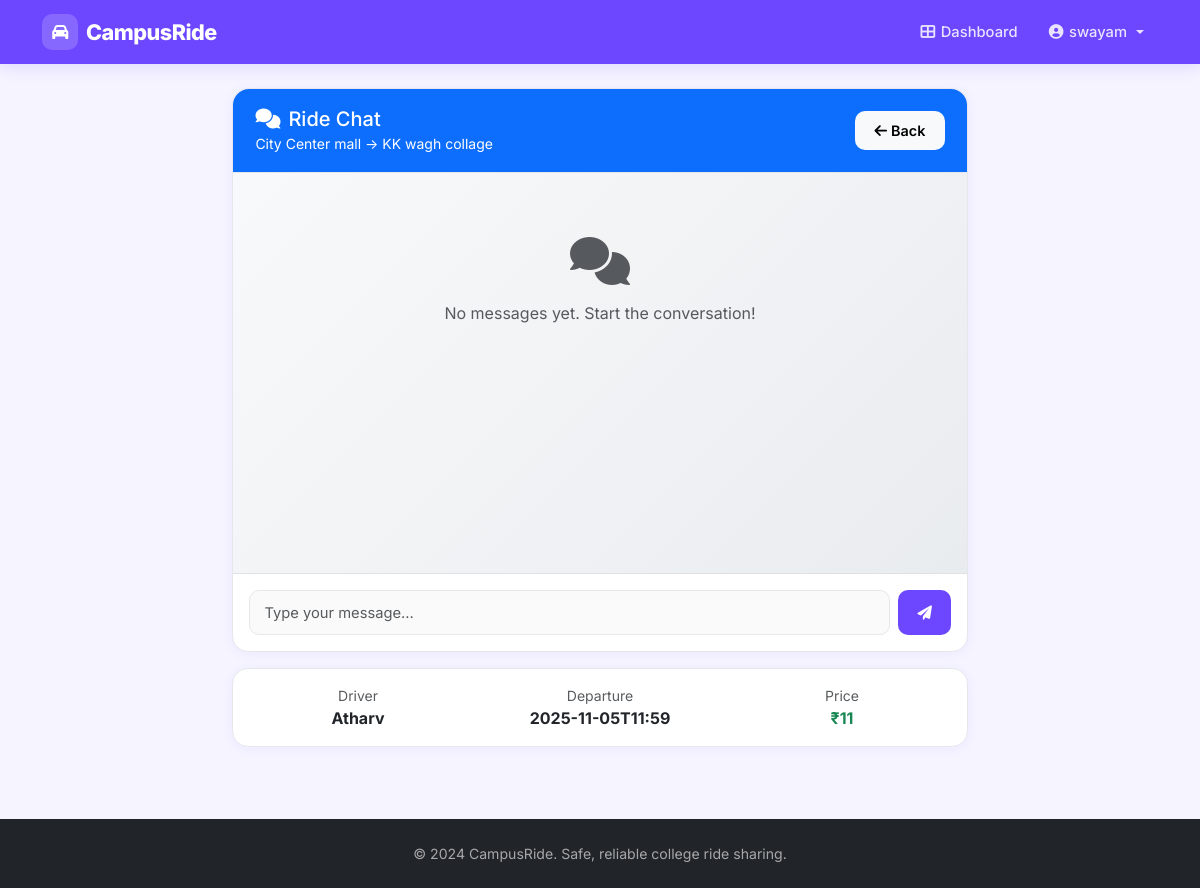
Screenshot of /chat/4 (signed in) with the database file from the repository.
### tables this page shows
CREATE TABLE bookings (
            id INTEGER PRIMARY KEY AUTOINCREMENT,
            ride_id INTEGER NOT NULL,
            passenger_email TEXT NOT NULL,
            passenger_name TEXT NOT NULL,
            booked_at TEXT NOT NULL, pickup_location TEXT, dropoff_location TEXT, amount_paid DECIMAL(10,2) DEFAULT 0.00, payment_status TEXT DEFAULT "pending",
            FOREIGN KEY (ride_id) REFERENCES rides (id),
            FOREIGN KEY (passenger_email) REFERENCES users (email)
        );

CREATE TABLE rides (
            id INTEGER PRIMARY KEY AUTOINCREMENT,
            driver_email TEXT NOT NULL,
            driver_name TEXT NOT NULL,
            origin TEXT NOT NULL,
            destination TEXT NOT NULL,
            departure_time TEXT NOT NULL,
            seats_available INTEGER NOT NULL,
            created_at TEXT NOT NULL, price_per_seat DECIMAL(10,2) DEFAULT 0.00, route_waypoints TEXT, ride_status TEXT DEFAULT "active", completed_at TEXT, distance_km DECIMAL(5,2) DEFAULT 0.00,
            FOREIGN KEY (driver_email) REFERENCES users (email)
        );

### app.py (the view)
@app.route('/chat/<int:ride_id>')
def chat(ride_id):
    if 'email' not in session:
        flash('You must be logged in to chat.', 'error')
        return redirect(url_for('login'))
    conn = get_db_connection()
    ride = conn.execute('SELECT * FROM rides WHERE id = ?', (ride_id,)).fetchone()
    if not ride:
        conn.close()
        flash('Ride not found.', 'error')
        return redirect(url_for('dashboard'))
    is_driver = ride['driver_email'] == session['email']
    is_passenger = conn.execute('SELECT * FROM bookings WHERE ride_id = ? AND passenger_email = ?',
                               (ride_id, session['email'])).fetchone() is not None
    if not (is_driver or is_passenger):
        conn.close()
        flash('You are not part of this ride.', 'error')
        return redirect(url_for('dashboard'))
    messages = conn.execute('''
        SELECT * FROM chat_messages WHERE ride_id = ? ORDER BY timestamp ASC
    ''', (ride_id,)).fetchall()
    conn.close()
    return render_template('chat.html', ride=dict(ride), messages=[dict(m) for m in messages])

### app.py (called while the page is built)
def get_db_connection():
    conn = sqlite3.connect(DATABASE)
    conn.row_factory = sqlite3.Row
    return conn

### templates/chat.html (shortened to what this page needs)
{% extends "layout.html" %}
{% block content %}
<div class="container py-4">
    <div class="row justify-content-center">
        <div class="col-md-8">
            <div class="card">
                <div class="card-header bg-primary text-white">
                    <div class="d-flex justify-content-between align-items-center">
                        <div>
                            <h5 class="mb-0">
                                <i class="fas fa-comments me-2"></i>Ride Chat
                            </h5>
                            <small>{{ ride.origin }} → {{ ride.destination }}</small>
                        </div>
                        <a href="{{ url_for('dashboard') }}" class="btn btn-light btn-sm">
                            <i class="fas fa-arrow-left me-1"></i>Back
                        </a>
                    </div>
                </div>
                <div class="card-body p-0">
                    <div id="chat-messages" class="chat-container" style="height: 400px; overflow-y: auto; padding: 1rem;">
                        {% if messages %}
                            {% for message in messages %}
                            <div class="message mb-3 {{ 'text-end' if message.sender_email == session.email else 'text-start' }}">
                                <div class="d-inline-block">
                                    <div class="message-bubble {{ 'bg-primary text-white' if message.sender_email == session.email else 'bg-light' }}"
                                         style="max-width: 70%; padding: 0.75rem; border-radius: 1rem;">
                                        <div class="message-text">{{ message.message }}</div>
                                        <small class="message-time {{ 'text-white-50' if message.sender_email == session.email else 'text-muted' }}">
                                            {{ message.sender_name }} • {{ message.timestamp }}
                                        </small>
                                    </div>
                                </div>
                            </div>
                            {% endfor %}
                        {% else %}
                            <div class="text-center text-muted py-5">
                                <i class="fas fa-comments fa-3x mb-3"></i>
                                <p>No messages yet. Start the conversation!</p>
                            </div>
                        {% endif %}
                    </div>
                    <div class="border-top p-3">
                        <form method="POST" action="{{ url_for('send_message', ride_id=ride.id) }}" class="d-flex gap-2">
                            <input type="text" name="message" class="form-control"
                                   placeholder="Type your message..." required maxlength="500">
                            <button type="submit" class="btn btn-primary">
                                <i class="fas fa-paper-plane"></i>
                            </button>
                        </form>
                    </div>
                </div>
            </div>
            <div class="card mt-3">
                <div class="card-body">
                    <div class="row text-center">
                        <div class="col-4">
                            <div class="text-muted small">Driver</div>
                            <div class="fw-bold">{{ ride.driver_name }}</div>
                        </div>
                        <div class="col-4">
                            <div class="text-muted small">Departure</div>
                            <div class="fw-bold">{{ ride.departure_time }}</div>
                        </div>
                        <div class="col-4">
                            <div class="text-muted small">Price</div>
                            <div class="fw-bold text-success">₹{{ ride.price_per_seat }}</div>
                        </div>
                    </div>
                </div>
            </div>
        </div>
    </div>
</div>
{% endblock %}

### templates/layout.html (shortened to what this page needs)
<!DOCTYPE html>
<html lang="en">
<head>
    <link href="https://cdn.jsdelivr.net/npm/bootstrap@5.3.0/dist/css/bootstrap.min.css" rel="stylesheet">
    <link href="https://cdnjs.cloudflare.com/ajax/libs/font-awesome/6.0.0/css/all.min.css" rel="stylesheet">
</head>
<body>
    <nav class="navbar navbar-expand-lg navbar-dark">
        <div class="container">
            <a class="navbar-brand" href="{{ url_for('index') }}">
                <span class="brand-icon"><i class="fas fa-car"></i></span>
                CampusRide
            </a>
            <div class="collapse navbar-collapse" id="navbarNav">
                <ul class="navbar-nav ms-auto align-items-lg-center gap-lg-1">
                    {% if session.email %}
                        <li class="nav-item">
                            <a class="nav-link" href="{{ url_for('dashboard') }}">
                                <i class="fas fa-th-large"></i>Dashboard
                            </a>
                        </li>
                        <li class="nav-item dropdown">
                            <a class="nav-link dropdown-toggle" href="#" id="navbarDropdown" role="button" data-bs-toggle="dropdown">
                                <i class="fas fa-user-circle"></i>{{ session.name }}
                            </a>
                        </li>
                    {% endif %}
                </ul>
            </div>
        </div>
    </nav>
    <div class="toast-container position-fixed top-0 end-0 p-3" style="z-index: 1055;">
    </div>
    <main>
        {% block content %}{% endblock %}
    </main>
    <footer class="bg-dark text-light py-4 mt-5">
        <div class="container text-center">
            <p>&copy; 2024 CampusRide. Safe, reliable college ride sharing.</p>
        </div>
    </footer>
</body>
</html>

### templates/layout.html (style rules this page uses)
:root { --primary-color: #6c47ff; --primary-dark: #4f2fe0; --primary-light: #ede9ff; --accent-color: #ff6b35; --accent-dark: #e85520; --secondary-color: #64748b; --success-color: #10b981; --danger-color: #ef4444; --warning-color: #f59e0b; --bg-color: #f5f4ff; --card-bg: #ffffff; --text-primary: #1e1b4b; --text-muted: #6b7280; --border-color: #e5e7eb; --navbar-height: 64px; }
* { box-sizing: border-box; }
body { font-family: 'Inter', -apple-system, BlinkMacSystemFont, sans-serif; background-color: var(--bg-color); color: var(--text-primary); opacity: 0; animation: pageLoad 0.4s ease forwards; }
.navbar { background: var(--primary-color) !important; height: var(--navbar-height); box-shadow: 0 2px 16px rgba(108,71,255,0.18); padding: 0 0; }
.navbar .container { height: 100%; }
.navbar-brand { font-weight: 800; font-size: 1.35rem; letter-spacing: -0.5px; color: #fff !important; display: flex; align-items: center; gap: 0.5rem; }
.navbar-brand .brand-icon { background: rgba(255,255,255,0.18); border-radius: 10px; width: 36px; height: 36px; display: flex; align-items: center; justify-content: center; font-size: 1rem; }
.navbar-nav .nav-link { color: rgba(255,255,255,0.85) !important; font-weight: 500; font-size: 0.92rem; padding: 0.4rem 0.85rem !important; border-radius: 8px; transition: background 0.18s, color 0.18s; display: flex; align-items: center; gap: 0.35rem; }
.card { border: 1px solid var(--border-color); box-shadow: 0 2px 12px rgba(108,71,255,0.06); border-radius: 16px; background: var(--card-bg); }
.card-header { background: transparent; border-bottom: 1px solid var(--border-color); padding: 1.1rem 1.4rem; border-radius: 16px 16px 0 0 !important; }
.btn { border-radius: 10px; font-weight: 600; font-size: 0.9rem; padding: 0.55rem 1.2rem; transition: all 0.2s ease; border: none; }
.btn-primary { background: var(--primary-color); color: #fff; }
.form-control, .form-select { border-radius: 10px; border: 1.5px solid var(--border-color); padding: 0.65rem 0.9rem; font-size: 0.92rem; color: var(--text-primary); background: #fafafa; transition: border-color 0.2s, box-shadow 0.2s; }
footer { background: #1e1b4b !important; }
footer p { color: rgba(255,255,255,0.6); font-size: 0.88rem; margin: 0; }

### templates/chat.html (style rules this page uses)
.chat-container { background: linear-gradient(135deg, #f8f9fa 0%, #e9ecef 100%); }

### rows the page displays
bookings: name "swayam"
rides: origin "City Center mall", destination "KK wagh collage", driver_name "Atharv", departure_time "2025-11-05T11:59", price_per_seat "11"
